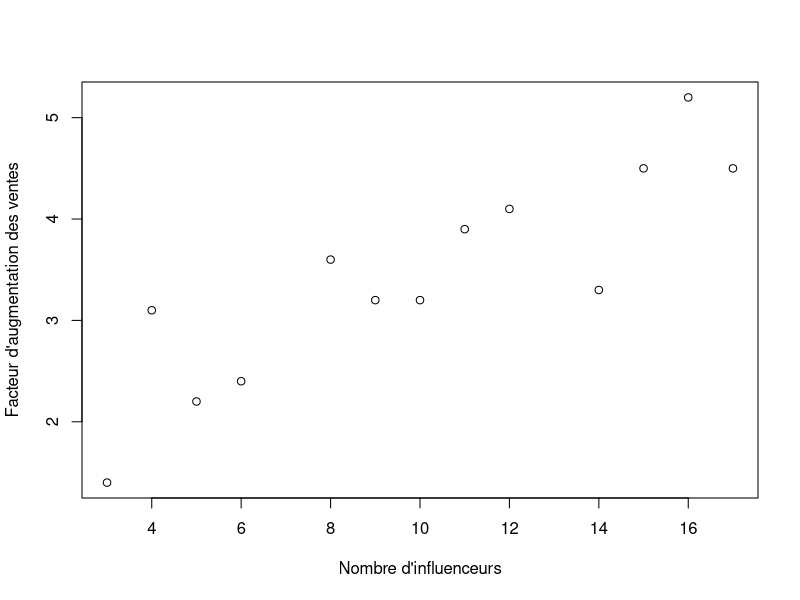
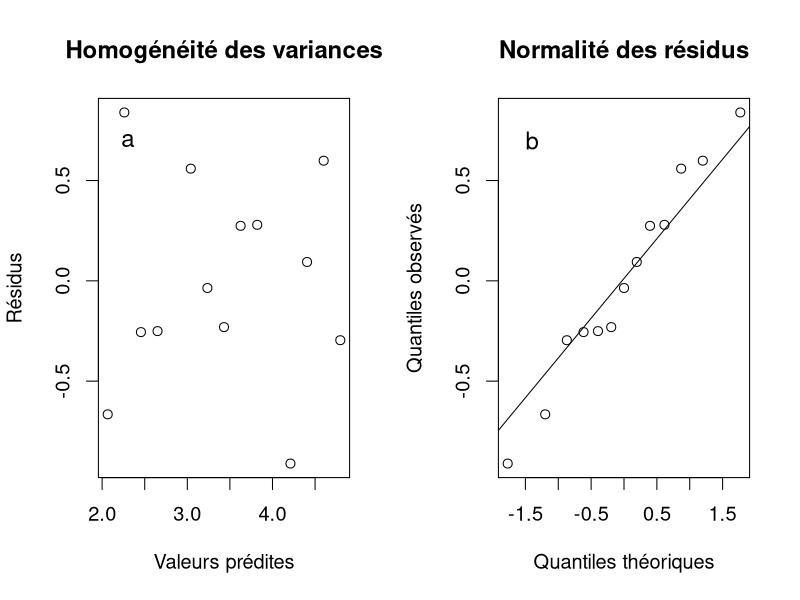
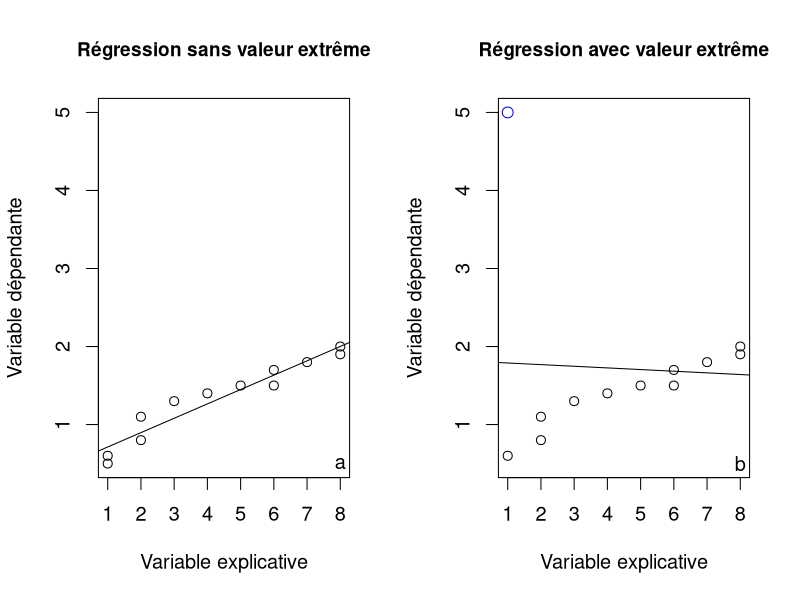
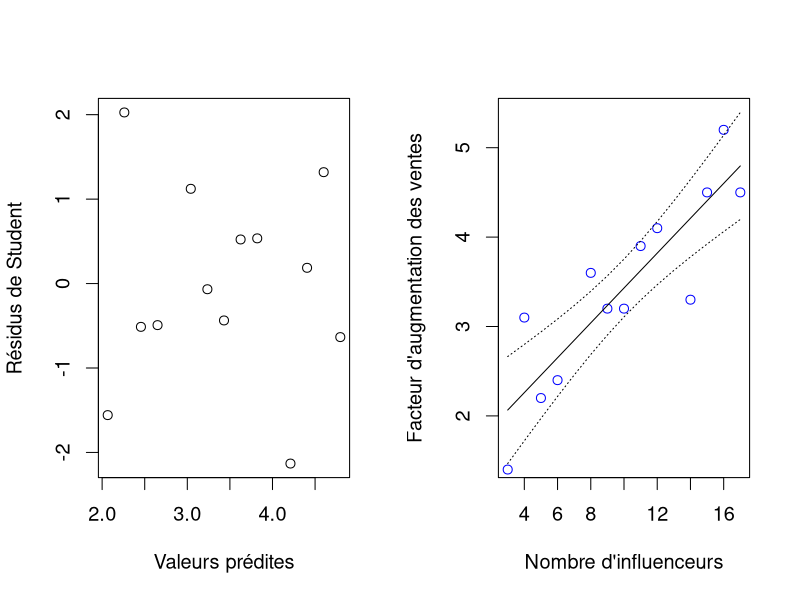
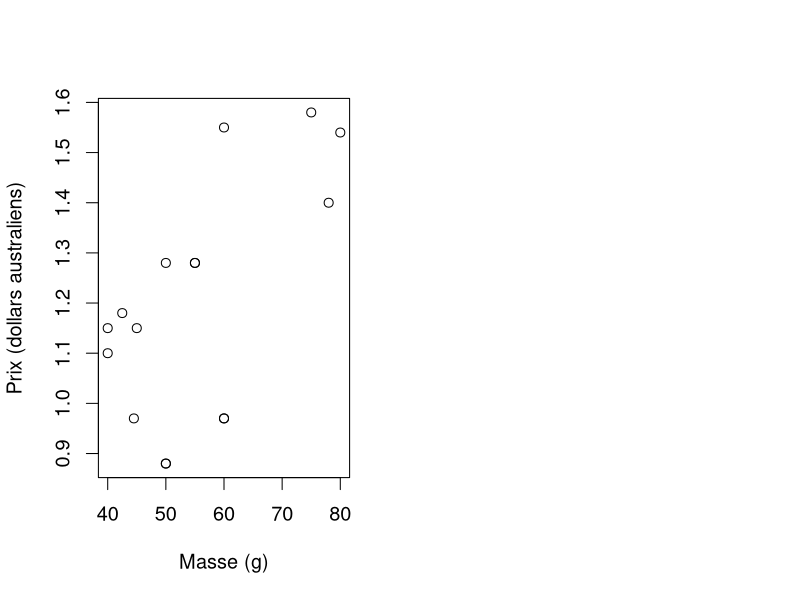
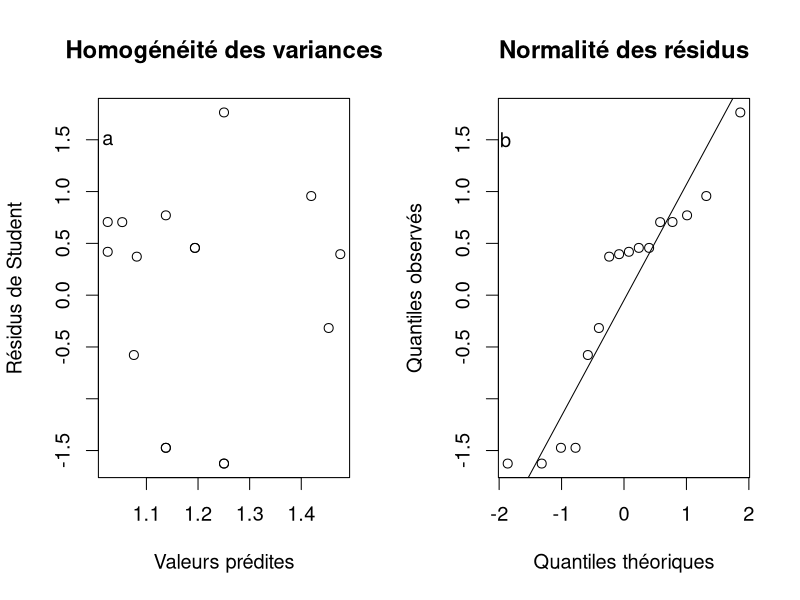
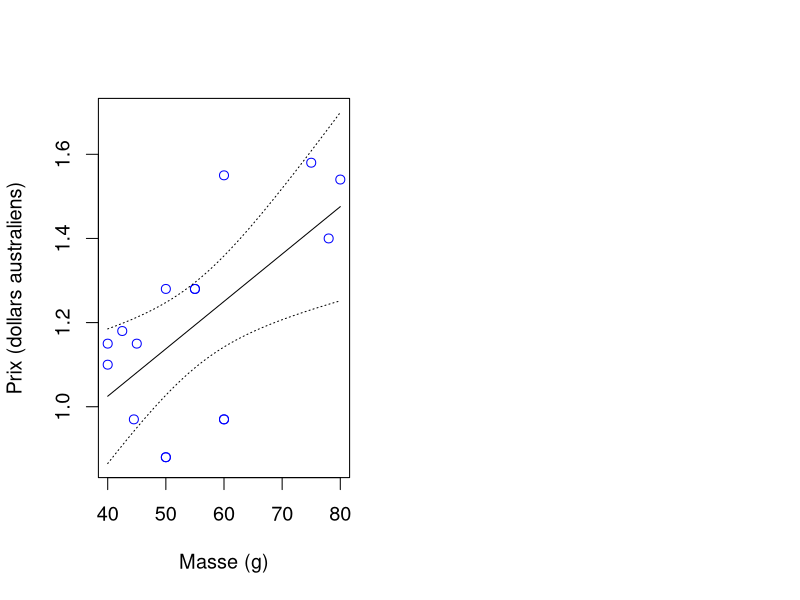
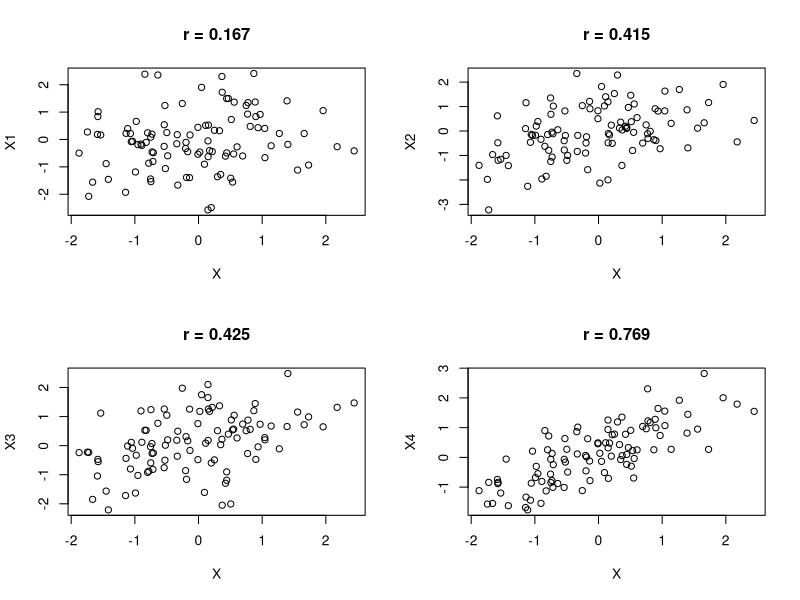

Recreate these plots in R, in order.
## ---- chunk 1
##on importe les données
influenceurs <- read.table(file = "Module_10/data/influenceurs.csv", sep = '\t',
                      header = TRUE)
head(influenceurs)
## ---- chunk 2
##graphique
plot(influenceurs$Facteur ~ influenceurs$Nombre,
     ylab = "Facteur d'augmentation des ventes",
     xlab = "Nombre d'influenceurs")
## ---- chunk 3
##create simple objects
nombre <- influenceurs$Nombre
facteur <- influenceurs$Facteur
##run lm
m1 <- lm(Facteur ~ Nombre, data = influenceurs)
SSE <- sum((facteur - fitted(m1))^2)
SSXY <- sum((facteur - mean(facteur)) * (nombre - mean(nombre)))
SSY <- sum((facteur- mean(facteur))^2)
SSX <- sum((nombre - mean(nombre))^2)
SSReg <- (SSXY^2)/SSX
SSE.alt <- SSY - SSReg
beta.x <- SSXY/SSX
beta.0 <- mean(facteur) - beta.x * mean(nombre)
MSE <- SSE/(length(facteur) - 2)
## ---- chunk 4
##on crée des objets pour stocker chaque variable
nombre <- influenceurs$Nombre
facteur <- influenceurs$Facteur
##SSY
SSY <- sum((facteur - mean(facteur))^2)
SSY
##SSX
SSX <- sum((nombre - mean(nombre))^2)
SSX
##SSXY
SSXY <- sum((facteur - mean(facteur)) * (nombre - mean(nombre)))
SSXY
##SSReg
SSReg <- (SSXY^2)/SSX
SSReg
##SSE
SSE <- SSY - SSReg
SSE
##pente
beta.x <- SSXY/SSX
beta.x
##ordonnée à l'origine
beta.0 <- mean(facteur) - beta.x * mean(nombre)
beta.0
##variance résiduelle
MSE <- SSE/(length(facteur) - 2)
MSE
##régression linéaire avec lm( )
m1 <- lm(Facteur ~ Nombre, data = influenceurs)
m1
##SSE à partir des valeurs prédites
##fitted() utilise l'objet m1 (résultat du modèle) 
##et retourne les valeurs prédites pour chaque 
##ligne  du jeu de données influenceurs
SSE <- sum((facteur - fitted(m1))^2)
SSE
## ---- chunk 5
par(mfrow = c(1, 2), cex = 1.2)
##homogénéité de la variance
plot(residuals(m1) ~ fitted(m1), ylab = "Résidus",
     xlab = "Valeurs prédites", 
     main = "Homogénéité des variances")
##normalité
text("a", x= 2.3, y = 0.7, cex = 1.2)
qqnorm(residuals(m1), ylab = "Quantiles observés",
       xlab = "Quantiles théoriques",
       main = "Normalité des résidus")
qqline(residuals(m1))
text("b", x= -1.4, y = 0.7, cex = 1.2)
## ---- chunk 6
y.sim <- c(0.5, 0.6, 0.8, 1.1, 1.3, 1.4, 1.5, 1.5, 1.7, 1.9, 1.8, 2)
x.sim <- c(1, 1, 2, 2, 3, 4, 5, 6, 6, 8, 7, 8)
m.sim <- lm(y.sim ~ x.sim)
par(mfrow = c(1, 2), cex = 1.2)
plot(y.sim ~ x.sim, type = "p", 
     ylab = "Variable dépendante", 
     xlab = "Variable explicative",
     main = "Régression sans valeur extrême",
     cex.main = 0.95, ylim = c(0.5, 5))
abline(m.sim)
text(y = 0.5, x = 8, labels = "a")
#add outlier
y.sim[1] <- 5
m2 <- lm(y.sim ~ x.sim)
plot(y.sim ~ x.sim, type = "n", 
     ylab = "Variable dépendante", 
     xlab = "Variable explicative",
     main = "Régression avec valeur extrême",
     cex.main = 0.95, ylim = c(0.5, 5))
points(y = y.sim[-1], x = x.sim[-1])
points(y = y.sim[1], x = x.sim[1], col = "blue", cex = 1.2)
abline(m2)
text(y = 0.5, x = 8, labels = "b")
## ---- chunk 7
##on crée une variable binaire pour obs1
influenceurs$obs1 <- ifelse(rownames(influenceurs) == "1", 1, 0)
##on crée une variable binaire pour obs2
influenceurs$obs2 <- ifelse(rownames(influenceurs) == "2", 1, 0)
##on ajoute cette variable à la régression
m1.obs1 <- lm(Facteur ~ Nombre + obs1, data = influenceurs)
m1.obs2 <- lm(Facteur ~ Nombre + obs2, data = influenceurs)
summary(m1.obs1)$coef
summary(m1.obs2)$coef
##extraction des deux premiers résidus de Student du modèle m1
rstudent(m1)[1:2]
plot(rstudent(m1) ~ fitted(m1), 
     ylab = "Résidus de Student", 
     xlab = "Valeurs prédites")
## ---- chunk 8
summary(m1)
## ---- chunk 9
##extraction de pente
pente <- coef(m1)[2]
##extraction de SE de la pente
##à partir du summary() du modèle m1
SE.pente <- summary(m1)$coefficient[2,2]

##df résiduels
df.res <- m1$df.residual
##limites de IC
inf95 <- pente + qt(p = 0.025, df = df.res) * SE.pente
sup95 <- pente - qt(p = 0.025, df = df.res) * SE.pente
##IC
c(inf95, sup95)
## ---- chunk 10
##jeu de données à partir duquel on fait des prédictions
jeu.pred <- data.frame(Nombre = 13)
##on effectue la prédiction avec SE
pred <- predict(m1, newdata = jeu.pred, se.fit = TRUE)
##on calcule IC à 95 %
inf95 <- pred$fit + 
  qt(p = 0.025, df = m1$df.residual) * pred$se.fit
sup95 <- pred$fit - 
  qt(p = 0.025, df = m1$df.residual) * pred$se.fit
c(inf95, sup95)
## ---- chunk 11
par(cex = 1.2)
##jeu de données à partir duquel on fait des prédictions
jeu.pred <- data.frame(Nombre = seq(from = min(influenceurs$Nombre), 
                         to = max(influenceurs$Nombre),
                         by = 1))
##on effectue la prédiction avec SE
pred <- predict(m1, newdata = jeu.pred, se.fit = TRUE)
##ajout à jeu.pred
jeu.pred$fit <- pred$fit
jeu.pred$se.fit <- pred$se.fit
##on calcule IC à 95 %
jeu.pred$inf95 <- jeu.pred$fit + 
  qt(p = 0.025, df = m1$df.residual) * jeu.pred$se.fit
jeu.pred$sup95 <- jeu.pred$fit - 
  qt(p = 0.025, df = m1$df.residual) * jeu.pred$se.fit
##graphique avec points originaux
plot(influenceurs$Facteur ~ influenceurs$Nombre,
ylab = "Facteur d'augmentation des ventes",
xlab = "Nombre d'influenceurs",
ylim = c(min(jeu.pred$inf95), max(jeu.pred$sup95)),
col = "blue")
##ajoute droite
lines(y = jeu.pred$fit, x = jeu.pred$Nombre)
##ajoute limites de confiance
lines(y = jeu.pred$inf95, x = jeu.pred$Nombre, lty = "dotted")
lines(y = jeu.pred$sup95, x = jeu.pred$Nombre, lty = "dotted")
## ---- chunk 12
##importation
chocs <- read.table("Module_10/data/chocolats.txt", header = TRUE)
head(chocs)
## ---- chunk 13
##graphique des données
par(cex = 1.2)
plot(chocs$Prix ~ chocs$Masse, ylab = "Prix (dollars australiens)",
     xlab = "Masse (g)")
## ---- chunk 14
m.chocs <- lm(Prix ~ Masse, data = chocs)
##vérifications des suppositions
par(mfrow = c(1, 2), cex = 1.2)
plot(rstudent(m.chocs) ~ fitted(m.chocs), 
     ylab = "Résidus de Student",
     xlab = "Valeurs prédites",
     main = "Homogénéité des variances")
text(y = 1.5, x = 1.025, labels = "a")
qqnorm(rstudent(m.chocs), ylab = "Quantiles observés",
       xlab = "Quantiles théoriques", 
       main = "Normalité des résidus")
qqline(rstudent(m.chocs))
text(y = 1.5, x = -1.9, labels = "b")
## ---- chunk 15
summary(m.chocs)
## ---- chunk 16
low95 <- coef(m.chocs)[2] + qt(p = 0.025, df = m.chocs$df.residual) * sqrt(diag(vcov(m.chocs)))[2]
upp95 <- coef(m.chocs)[2] - qt(p = 0.025, df = m.chocs$df.residual) * sqrt(diag(vcov(m.chocs)))[2]
## ---- chunk 17
##extraction de la pente et du degré de liberté
##des résidus à partir de l'objet m.chocs
pente <- m.chocs$coefficients[2]
df.res <- m.chocs$df.residual

##extraction du SE de la pente à partir de l'objet
##summary(m.chocs)
SE.pente <- summary(m.chocs)$coefficient[2,2]

##Calcul de l'IC de la pente à 95%
inf95 <- pente + qt(p = 0.025, df = df.res) * SE.pente
sup95 <- pente - qt(p = 0.025, df = df.res) * SE.pente
c(inf95, sup95)

##Calcul du R carré
summary(m.chocs)$r.squared
## ---- chunk 18
##jeu de données à partir duquel on fait des prédictions
jeu.pred <- data.frame(Masse = seq(from = min(chocs$Masse), 
                         to = max(chocs$Masse),
                         by = 1))
##on effectue la prédiction avec SE
pred <- predict(m.chocs, newdata = jeu.pred, se.fit = TRUE)
##ajout à jeu.pred
jeu.pred$fit <- pred$fit
jeu.pred$se.fit <- pred$se.fit
##on calcule IC à 95 %
jeu.pred$inf95 <- jeu.pred$fit + 
  qt(p = 0.025, df = m.chocs$df.residual) * jeu.pred$se.fit
jeu.pred$sup95 <- jeu.pred$fit - 
  qt(p = 0.025, df = m.chocs$df.residual) * jeu.pred$se.fit
##graphique avec points originaux
par(cex = 1.2)
plot(chocs$Prix ~ chocs$Masse, 
     ylab = "Prix (dollars australiens)",
     xlab = "Masse (g)", col = "blue",
     ylim = c(min(jeu.pred$inf95), max(jeu.pred$sup95)))
##on ajoute la droite
lines(y = jeu.pred$fit, x = jeu.pred$Masse)
##on ajoute les limites de confiance
lines(y = jeu.pred$inf95, x = jeu.pred$Masse, lty = "dotted")
lines(y = jeu.pred$sup95, x = jeu.pred$Masse, lty = "dotted")
## ---- chunk 19
##Correlation
##function to generate correlated data
sample.cor<-function (x, rho){
  y <- (rho * (x - mean(x)))/sqrt(var(x)) + sqrt(1 - rho^2)*rnorm(length(x))    #Here the x variable is standardized: we subtract the mean from each value before dividing by SD
  out <- list("y" = y, 
              "Sample.corr" = cor(x, y))
  return(out)
}

X <- rnorm(100) #a constant vector
par(mfrow = c(2, 2))
out1 <- sample.cor(X, 0.10) # a new vector that correlates with X 0.10
plot(X, out1$y, ylab = "X1", main = paste("r", 
                               sep = " = ", round(out1$Sample.corr, 3)))
out2 <- sample.cor(X, 0.30) # a second vector that correlates with X 0.30
plot(X, out2$y, ylab = "X2", main = paste("r", 
                               sep = " = ", round(out2$Sample.corr, 3)))
out3 <- sample.cor(X, 0.50) # a second vector that correlates with X 0.50
plot(X, out3$y, ylab = "X3", main = paste("r", 
                               sep = " = ", round(out3$Sample.corr, 3)))
out4 <- sample.cor(X, 0.80) # a second vector that correlates with X 0.80
plot(X, out4$y, ylab = "X4", main = paste("r", 
                               sep = " = ", round(out4$Sample.corr, 3)))
## ---- chunk 20
par(mfrow = c(2, 2))
out5 <- sample.cor(X, -0.10) # a new vector that correlates with X -0.10
plot(X, out5$y, ylab = "X5", main = paste("r", 
                               sep = " = ", round(out5$Sample.corr, 3)))
out6 <- sample.cor(X, -0.30) # a second vector that correlates with X -0.30
plot(X, out6$y, ylab = "X6", main = paste("r", 
                               sep = " = ", round(out6$Sample.corr, 3)))
out7 <- sample.cor(X, -0.50) # a second vector that correlates with X -0.50
plot(X, out7$y, ylab = "X7", main = paste("r", 
                               sep = " = ", round(out7$Sample.corr, 3)))
out8 <- sample.cor(X, -0.80) # a second vector that correlates with X -0.80
plot(X, out8$y, ylab = "X8", main = paste("r", 
                               sep = " = ", round(out8$Sample.corr, 3)))
## ---- chunk 21
##on crée deux variables aléatoires
set.seed(seed = 10)
x1 <- rnorm(1000)
set.seed(seed = 11)
x2 <- rnorm(1000)
##corrélation
cor(x1, x2)
##test d'hypothèse
cor.test(x1, x2)
##r^2
cor(x1, x2)^2
## ---- chunk 22
sang <- read.table(file = "Module_10/data/Pression_sanguine.txt", header = TRUE)
head(sang)
str(sang)
## ---- chunk 23
m.sang <- lm(Pression ~ Age, data = sang)
summary(m.sang)
## ---- chunk 24
par(mfrow = c(2, 2))
##linéarité
plot(sang$Pression ~ sang$Age, 
     main = "Linéarité")
##homogénéité des variances
plot(rstudent(m.sang) ~ fitted(m.sang), 
     main = "Homoscédasticité")
##normalité des résidus
qqnorm(rstudent(m.sang), 
       main = "Normalité des résidus")
qqline(rstudent(m.sang))
## ---- chunk 25
summary(m.sang)
## ---- chunk 26
##jeu de données à partir duquel on fait des prédictions
jeu.pred <- data.frame(Age = 55)
##on effectue la prédiction avec SE
pred <- predict(m.sang, newdata = jeu.pred, se.fit = TRUE)
##ajout à jeu.pred
jeu.pred$fit <- pred$fit
jeu.pred$se.fit <- pred$se.fit
##on calcule IC à 95%
jeu.pred$inf95 <- jeu.pred$fit + 
  qt(p = 0.025, df = m.sang$df.residual) * jeu.pred$se.fit
jeu.pred$sup95 <- jeu.pred$fit - 
  qt(p = 0.025, df = m.sang$df.residual) * jeu.pred$se.fit
jeu.pred
## ---- chunk 27
##jeu de données à partir duquel on fait des prédictions
jeu.pred <- data.frame(Age = seq(from = min(sang$Age), 
                         to = max(sang$Age),
                         by = 1))
##on effectue la prédiction avec SE
pred <- predict(m.sang, newdata = jeu.pred, se.fit = TRUE)
##ajout à jeu.pred
jeu.pred$fit <- pred$fit
jeu.pred$se.fit <- pred$se.fit
##on calcule IC à 95%
jeu.pred$inf95 <- jeu.pred$fit + 
  qt(p = 0.025, df = m.sang$df.residual) * jeu.pred$se.fit
jeu.pred$sup95 <- jeu.pred$fit - 
  qt(p = 0.025, df = m.sang$df.residual) * jeu.pred$se.fit
## ---- chunk 28
##graphique vide
par(cex = 1.2)
plot(jeu.pred$fit ~ jeu.pred$Age, type = "n", 
     ylab = "Pression sanguine (mm de Hg)",
     xlab = "Âge (années)", 
     ylim = c(min(jeu.pred$inf95), max(jeu.pred$sup95)))
##ajoute droite
lines(y = jeu.pred$fit, x = jeu.pred$Age)
##ajoute limites de confiance
lines(y = jeu.pred$inf95, x = jeu.pred$Age, lty = "dotted")
lines(y = jeu.pred$sup95, x = jeu.pred$Age, lty = "dotted")
